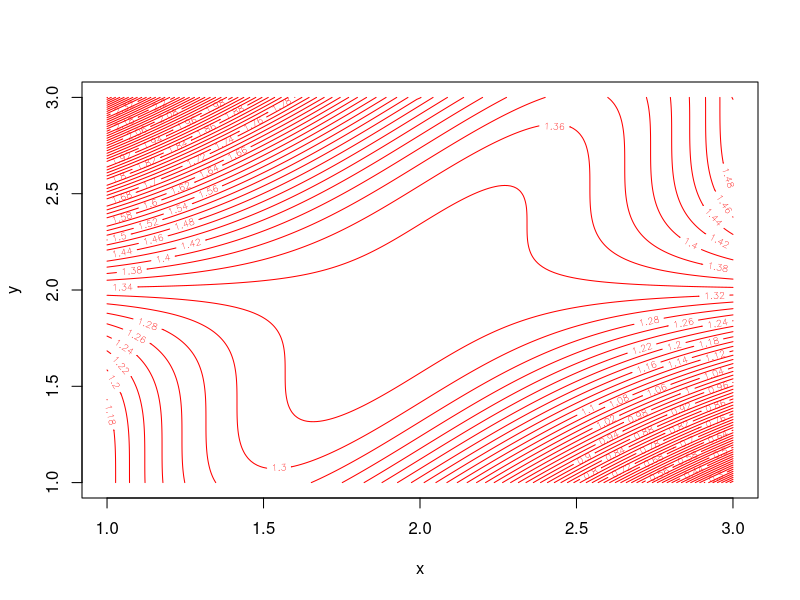
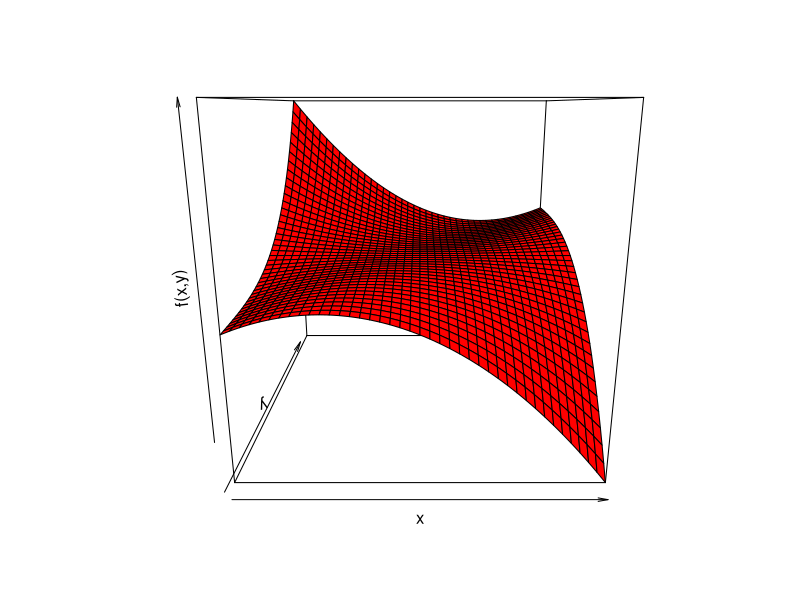
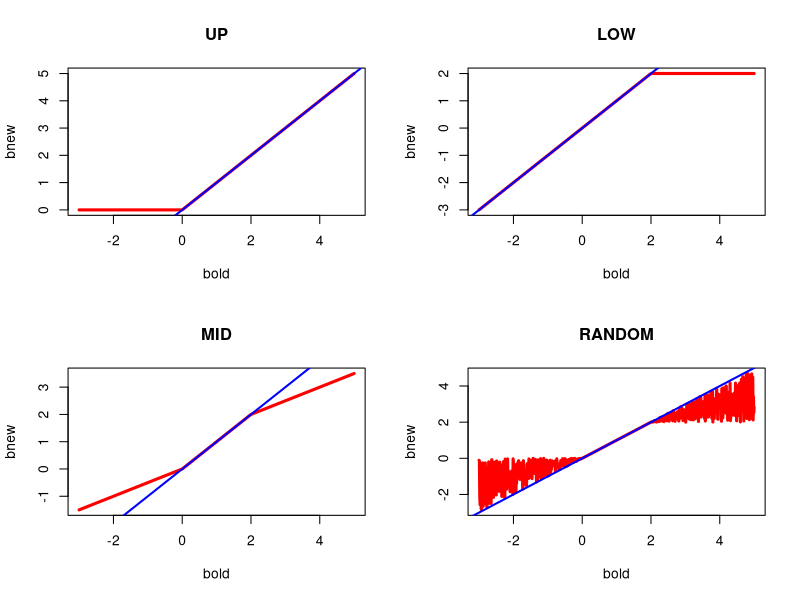
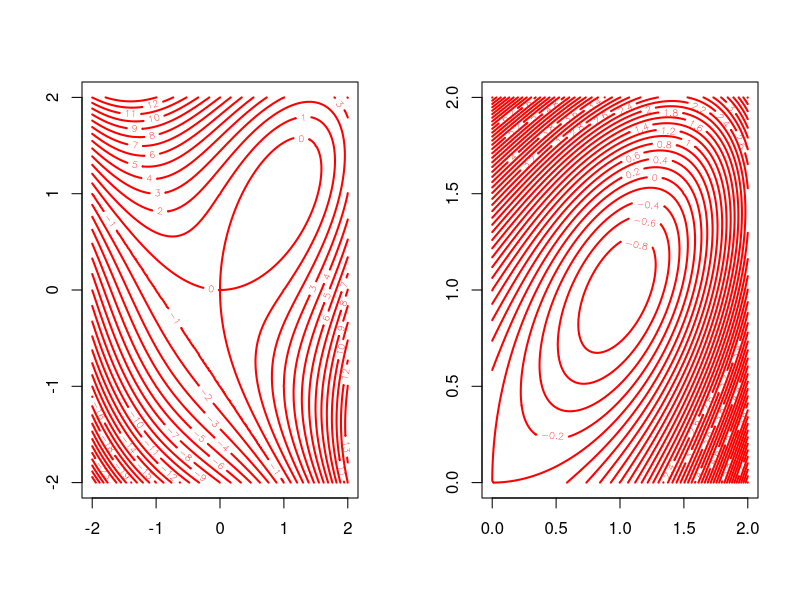

Source code (R) for these figures, in order: (Note: this script raises an error after producing the figures.)
## ---- chunk 1
f <- function (x, y) {
    (y ^ 3) / 6 - (x * y ^ 2) / 2 + (y * x ^ 2) / 2 - (x ^ 2 )+ (2 * x)
}
x <- y <- seq(1,3,by=.01)
z <- outer(x, y, f)
contour(x, y, z, col = "RED", nlevels = 100, xlab = "x", ylab = "y")
## ---- chunk 2
x <- y <- seq(1,3,by=.05)
z <- outer(x, y, f)
persp(x, y, z, col = "RED", border = "BLACK", xlab = "x", ylab = "y", zlab = "f(x,y)")
## ---- chunk 3
upMe <- function (bold, select = "MID") {
    if (bold >= 2) aold <- 0.5 * (1 - bold)
    if ((bold <= 2) && (bold >= 1)) aold <- - 0.125 * (bold ^ 2)
    if ((bold <= 1) && (bold >= 0)) aold <- 0.5 - (bold / 2) - (0.125 * (bold ^ 2) )
    if (bold <= 0) aold <- 0.5 * (1 - bold)
    if (aold >= 0.5) bnew <- switch (select, MID = (1 - aold - abs (aold)) / 2,
            UP = 0, LOW = 1 - aold - abs (aold),
            RANDOM = runif (1, 1 - aold - abs (aold), 0))
    if ((aold <= 0.5) && (aold >= -0.125)) bnew <- -2 + 2 * sqrt (2 * (1 - aold))
    if ((aold <= -0.125) && (aold >= -0.5)) bnew <- sqrt (-8 * aold)
    if (aold <= -0.5) bnew <- switch (select, MID = (3 - aold + abs (aold)) / 2,
            UP = 1 - aold + abs (aold), LOW = 2,
            RANDOM = runif (1, 2, 1 - aold + abs (aold)))
    return (bnew)
}
## ---- chunk 4
par(mfrow=c(2,2))
bold <- seq(-3, 5, by=.01)
n <- length (bold)
bnew <- rep(0, n)
for (i in 1:n) bnew[i] <- upMe (bold[i], select = "UP")
plot (bold, bnew, type = "l", col = "RED", lwd = 3, main = "UP")
abline (0, 1, col = "BLUE", lwd = 2)
for (i in 1:n) bnew[i] <- upMe (bold[i], select = "LOW")
plot (bold, bnew, type = "l", col = "RED", lwd = 3, main = "LOW")
abline (0, 1, col = "BLUE", lwd = 2)
for (i in 1:n) bnew[i] <- upMe (bold[i], select = "MID")
plot (bold, bnew, type = "l", col = "RED", lwd = 3, main = "MID")
abline (0, 1, col = "BLUE", lwd = 2)
for (i in 1:n) bnew[i] <- upMe (bold[i], select = "RANDOM")
plot (bold, bnew, type = "l", col = "RED", lwd = 3, main = "RANDOM")
abline (0, 1, col = "BLUE", lwd = 2)
par(mfrow=c(1,1))
## ---- chunk 5
folium <- function (x, y) {
    z <- outer (x ^ 3, y ^ 3, "+")- 3 * outer (x,y)
}

par(mfrow=c(1,2))
x <- y <- seq (-2, 2, by = .01)
contour (x, y, folium (x, y), nlevels = 50, col = "RED", lwd = 2)
x <- y <- seq (0, 2, by = .01)
contour (x, y, folium (x, y), nlevels = 50, col = "RED", lwd = 2)
par(mfrow=c(1,1))
## ---- chunk 6
include_graphics("graphics/rcase2.png")
## ---- chunk 7
include_graphics("graphics/rcase3.png")
